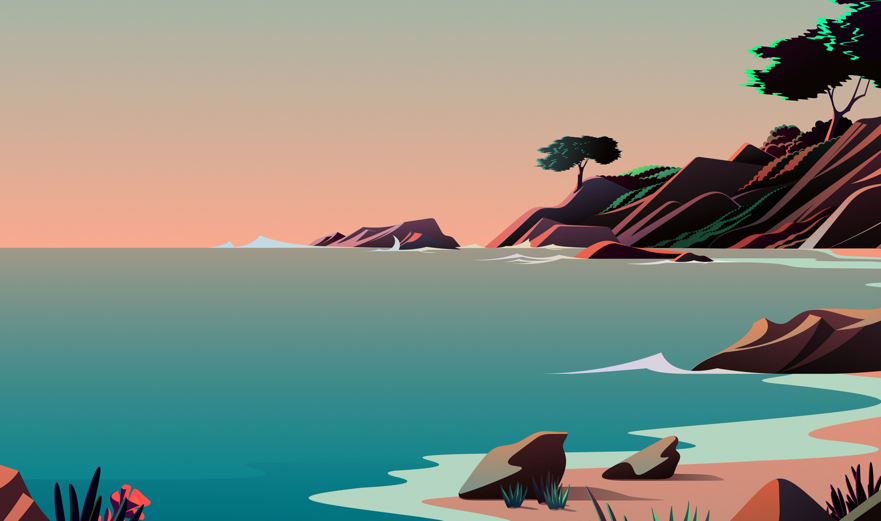
#> input picture image/origin.png, 881 x 521 px, found by its file name
$ python task_1.py
#> lines starting #> are read from the running program, lines starting #| are printed output that depends on the picture; after the words box and inside, x2 and y2 are one past the last pixel; in counts of white or black regions, pixels touching at a corner belong together
import cv2
import numpy as np

# Câu 1: Sử dụng ngôn ngữ lập trình tùy chọn Python/C+ +/C#/Java, thư viện thị giác máy tính OpenCV, viêt chương
# trinh thực hiện yêu cầu sau:

# Đọc ảnh mầu anh5.jpg vào biến ma trận I.
# 1. (2 điểm) Hiển thị ảnh I.

# 2. (4 điểm) Chuyển ảnh mầu I sang ảnh đa cấp xám (grayscale) theo công thức xác định mức độ xám từ tổ hợp các thành
# phần mầu (r,g,b) theo tỷ lệ (0.39,0.5,0.11), được ma trận ảnh Ig. Hiển thị ảnh Ig. Xác định mức xám lớn nhất của
# ảnh 1g.

# 3. (1 điểm) Lấy biên của ảnh Ig theo phương pháp Canny được ảnh biên le là ảnh nhị phân nền đen. Hiền thị ảnh le.

# 4. (1 điểm) Kiểm tra pixel có tọa độ dòng y=160, cột x=326 có là điểm biên của ảnh Ig theo phép dò biên
# Canny không?

# 5. (1 điệm) Nhị phân ảnh Ig theo ngưỡng Otsu được ảnh nhị phân nền đen được ảnh Ib. Hiển thị ảnh Ib.

# 6. (1 điêm) Xác định các đường contour của ảnh Ib, tìm giá trị max area là diện tích lớn nhất trong các con our
# tren. Ve cac contours có diện tích > max _area/5.0 lên ảnh gốc I với mầu vàng bgr = (0,255,255).

# 1. (2 điểm) Hiển thị ảnh I.
image = cv2.imread('/Users/cigrcham/Desktop/CodingWork/Python/image_processing/image/origin.png')
#> image is the input picture: shape (521, 881, 3); mean B, G, R 130.3, 140.4, 131.5

cv2.imshow('Origin', image)
cv2.waitKey()

# 2. (4 điểm) Chuyển ảnh mầu I sang ảnh đa cấp xám (grayscale) theo công thức xác định mức độ xám từ tổ hợp các thành
# phần mầu (r,g,b) theo tỷ lệ (0.39,0.5,0.11),

"""
Have three methods to convert iamge to grayscale:
* Lightness: Lấy giá trị trung bình của các thành phần có giấ trị cao nhất và thấp nhất:
* Average(Trung bình): Lấy giá trị trung bình của 3 thành phần đó(R, G, B) làm giá tị thang độ xám
* Luminosity: Lấy giá trị trung bình có trọng số của các thành phần
"""


# Luminosity
def to_gray_luminosity(image_value):
    R, G, B = cv2.split(image_value)
    Ig = 0.39 * R + 0.5 * G + 0.11 * B
    Ig = Ig.astype("uint8")
    return Ig


def to_gray_2_luminosity(image_value):
    transformation_matrix = np.array([[0.39, 0.5, 0.11]])
    Ig = cv2.transform(image_value, transformation_matrix)
    Ig = Ig.astype("uint8")
    return Ig


def to_gray_lightness(image_value):
    R, G, B = cv2.split(image_value)
    Ig = (np.maximum(R, np.maximum(G, B)) + np.minimum(R, np.minimum(G, B))) / 2
    Ig = Ig.astype("uint8")
    return Ig


def to_gray_average(image_value):
    R, G, B = cv2.split(image_value)
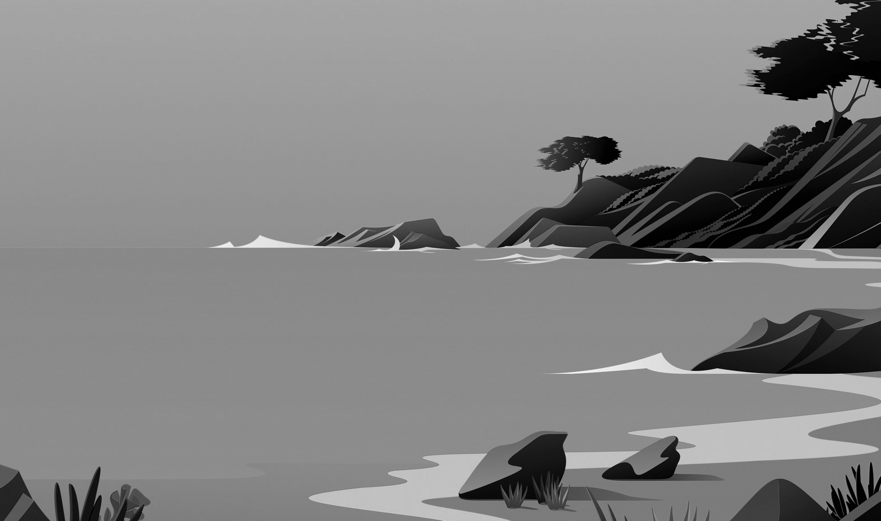
#> R: shape (521, 881); min 0, max 251, mean 130.3
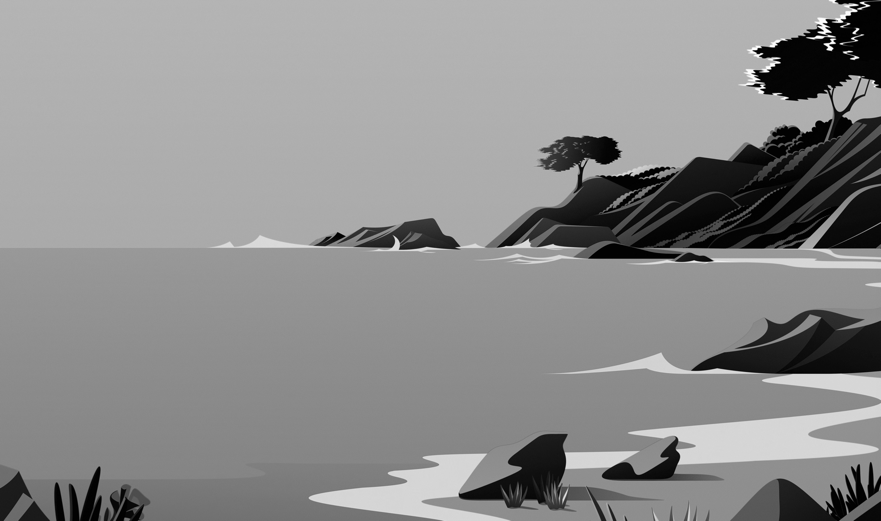
#> G: shape (521, 881); min 0, max 255, mean 140.4
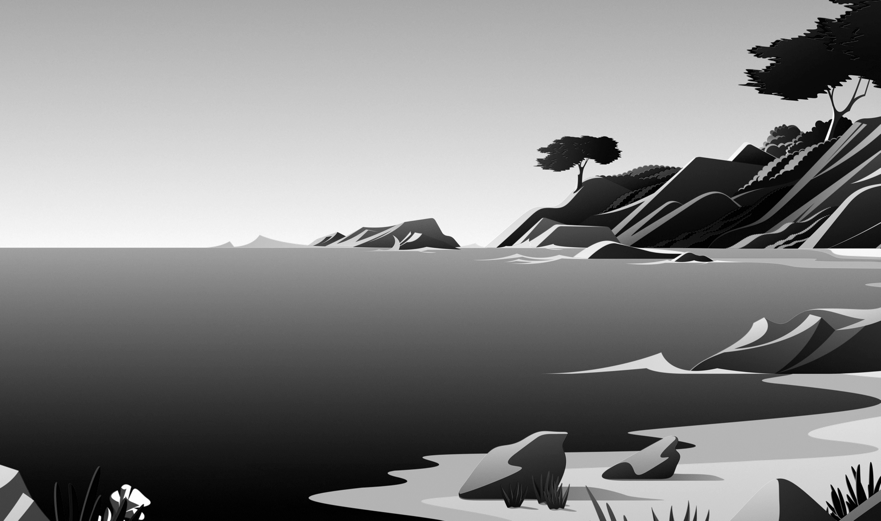
#> B: shape (521, 881); min 0, max 255, mean 131.5
    Ig = np.mean([R, G, B], axis=0)
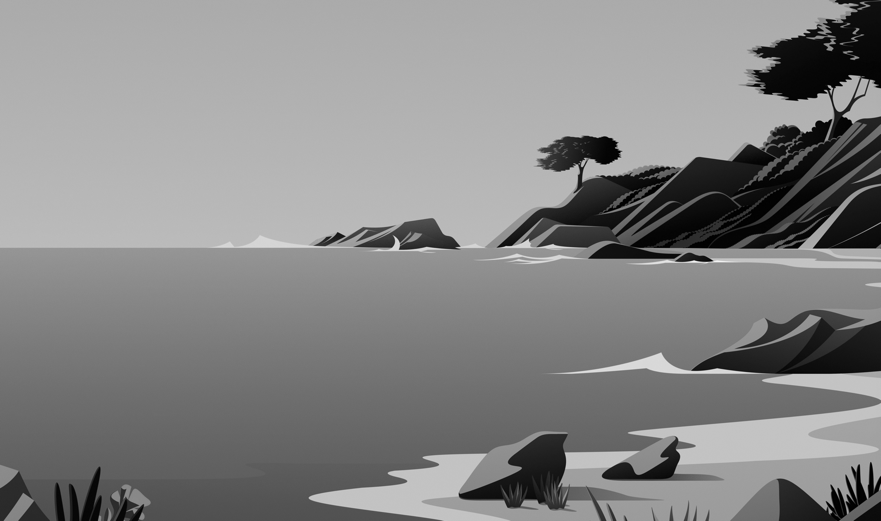
#> Ig: shape (521, 881) float64; min 0, max 244.7, mean 134.1
    Ig = Ig.astype("uint8")
    return Ig


Ig = to_gray_average(image)
cv2.imshow('Gray scale', Ig)
cv2.waitKey()

# 3. (1 điểm) Lấy biên của ảnh Ig theo phương pháp Canny được ảnh biên Ie là ảnh nhị phân nền đen. Hiển thị ảnh le.
"""
    * Canny là một phương pháp bao gồm nhiều giai đoạn để phát hiện một loạt các cạnh trong hình ảnh
    * Các bước của thuật toán Canny:
- Giảm nhiễu(Gaussion, trung bình, trung vị, ...)
- Tính toán Gradient độ xám của ảnh(nhân chập với mặt nạ Sobel)
- Làm mỏng biên( Non-manimum suppression)
- Ngưỡng kép(Double threshold)
- Theo dõi cạnh bằng độ trễ( Edge Tracking by Hytesis)
"""


def image_canny(image_value):
    return cv2.Canny(image_value, 100, 200)
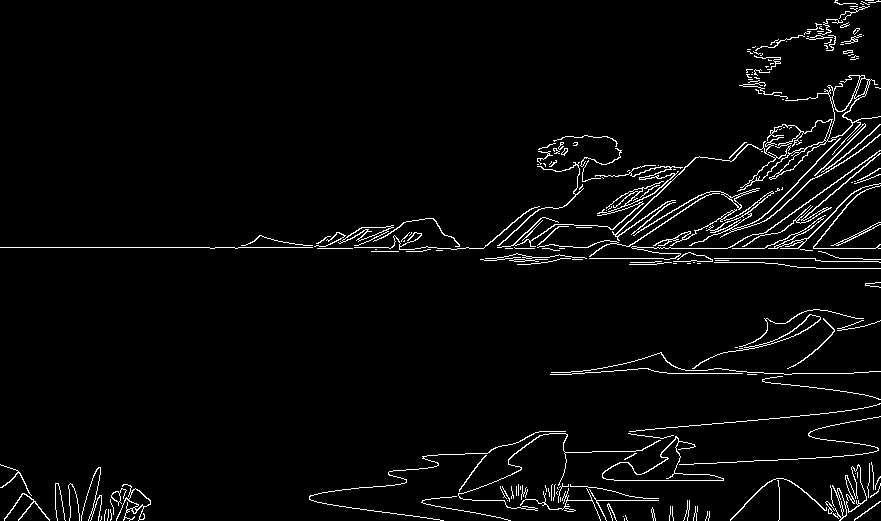
#> returned value: shape (521, 881); 3.4% white in thin lines or dots


Ie = image_canny(Ig)
cv2.imshow('Canny', Ie)
cv2.waitKey()


# 4. (1 điểm) Kiểm tra pixel có tọa độ dòng y=160, cột x=326 có là điểm biên của ảnh Ig theo phép dò biên Canny không?
def check_pixel_canny(image_value, x, y):
#> called with x = 326, y = 160
    print(image_value[x, y])
#| 0
    # Check if the pixel value is non-zero, indicating an edge pixel detected by Canny
    if image_value[x, y] != 0:
        print(f"Pixel at [{x}, {y}] is an edge pixel detected by Canny.")
    else:
        print(f"Pixel at [{x}, {y}] is not an edge pixel detected by Canny.")
    # [6 lines of commented-out code are left out]


check_pixel_canny(
    image_value=Ie,
    x=326,
    y=160
)

# 5. (1 điệm) Nhị phân ảnh Ig theo ngưỡng Otsu được ảnh nhị phân nền đen được ảnh Ib. Hiển thị ảnh Ib.
ret, Ib = cv2.threshold(Ig, 0, 255, cv2.THRESH_BINARY + cv2.THRESH_OTSU)
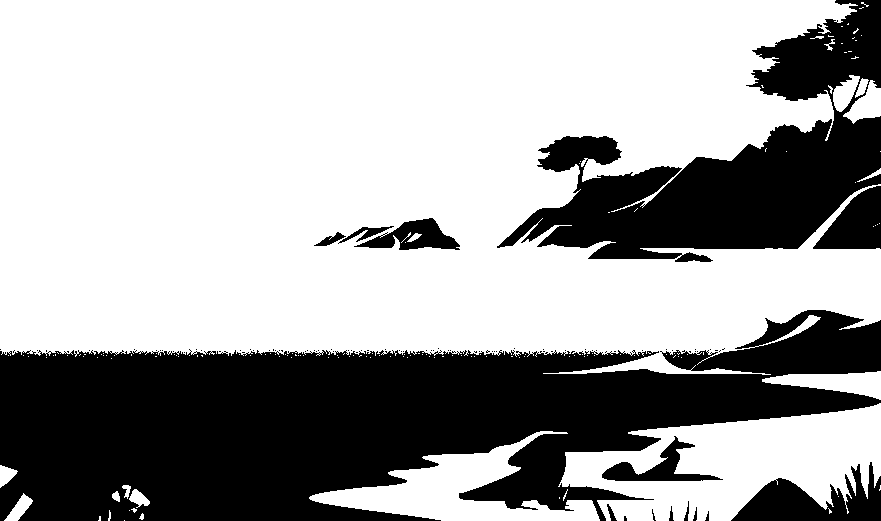
#> Ib: shape (521, 881); 64.9% white; 88 black regions (75 under 20 px)
#> ret = 120

while 1:
    cv2.imshow('Binary Image (Otsu)', Ib)
    if cv2.waitKey(20) & 0xff == 27:
#> (key Esc is pressed here)
        break

# 6. (1 điêm) Xác định các đường contour của ảnh Ib, tìm giá trị max area là diện tích lớn nhất trong các con our
# tren. Ve cac contours có diện tích > max _area/5.0 lên ảnh gốc I với mầu vàng bgr = (0,255,255).


# cv2.RETR_EXTERNAL: Tham số này xác định cách phát hiện các contour trong ảnh. Trong trường hợp này, RETR_EXTERNAL
# chỉ định rằng chỉ các contour ngoài cùng (external) được tìm thấy và trả về. Các contour nằm bên trong contour lớn
# hơn không được bao gồm. Điều này thường được sử dụng khi bạn quan tâm đến contour ngoài cùng của các đối tượng
# trong ảnh. cv2.CHAIN_APPROX_NONE: Tham số này xác định cách biểu diễn các contour. Trong trường hợp này,

# CHAIN_APPROX_NONE chỉ định rằng tất cả các điểm trên contour được lưu trữ mà không có sự xấp xỉ nào. Điều này làm
# cho biểu diễn của contour có độ chi tiết cao nhất, bởi vì mỗi điểm trên contour sẽ được lưu trữ.

# Find contours in the binary image
contours, hierarchy = cv2.findContours(Ib, cv2.RETR_EXTERNAL, cv2.CHAIN_APPROX_NONE)
#> contours = 145 contours, 132 with area under 20; largest, box (x1, y1, x2, y2) and area: (0, 0, 881, 375) 261662, (558, 403, 881, 521) 22820, (309, 431, 600, 521) 9164, (762, 371, 881, 400) 1703, (843, 80, 881, 124) 774
print('Number of Contours found = ' + str(len(contours)))
#| Number of Contours found = 145

#
# cv2.drawContours(image, contours, -1, (0, 255, 0), 3)
# cv2.imshow('Contours', image)
# cv2.waitKey(0)

# Initialize variables to store maximum area and corresponding contour
max_area = 0
max_area_contour = None

# Find the contour with the maximum area
for contour in contours:
    area = cv2.contourArea(contour)
    if area > max_area:
        max_area = area
        max_area_contour = contour
#> this loop made 145 passes
#> (area, max_area) on passes 10, 17, 18, 145: (312.5, 312.5), (9163.5, 9163.5), (22820, 22820), (261662.5, 261662.5)
#> area on passes 11, 13, 15, 16, 19: 46.5, 186, 47, 206.5, 1703
#> after the loop, max_area = 261662.5; max_area_contour = contour of 5501 points, box (x1, y1, x2, y2) (0, 0, 881, 375), area 261662

# Draw contours with areas greater than max_area/5.0 on the original image
if max_area_contour is not None:
    for contour in contours:
        area = cv2.contourArea(contour)
        if area > max_area / 5.0:
            cv2.drawContours(image, [contour], -1, (0, 255, 255), 2)
#> this loop made 145 passes
#> area on passes 10, 11, 13, 15, 16, 17, 18, 19, 145: 312.5, 46.5, 186, 47, 206.5, 9163.5, 22820, 1703, 261662.5
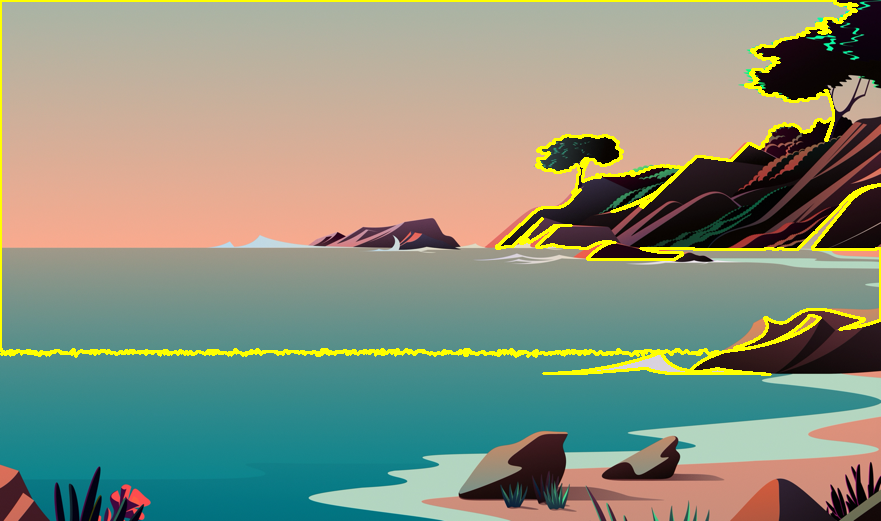
#> image: shape (521, 881, 3); 3.47% of pixels changed, all inside (x1, y1, x2, y2) = (0, 0, 881, 376)

# Display the original image with contours drawn
cv2.imshow('Contours on Original Image', image)
cv2.waitKey(0)
cv2.destroyAllWindows()

# [5 lines of commented-out code are left out]
